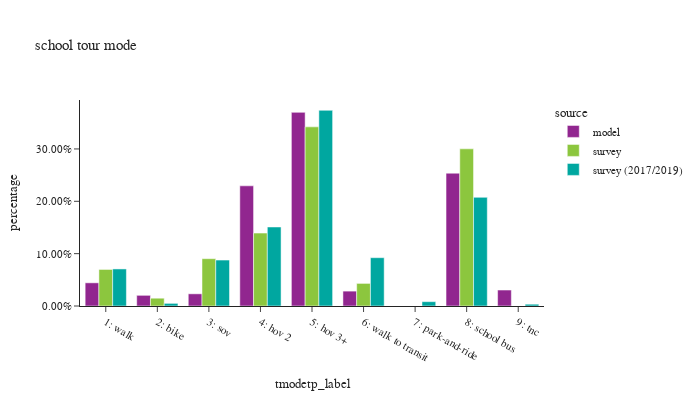

The notebook cell this image was saved under:
### Code cell
df_plot = sc_tour.groupby(['source','tmodetp_label'])['toexpfac'].sum().reset_index()
df_plot['percentage'] = df_plot.groupby(['source'], group_keys=False)['toexpfac']. \
    apply(lambda x: x / float(x.sum()))

df_plot_ct = sc_tour.groupby(['source','tmodetp_label'])['toexpfac'].count().reset_index(). \
    rename(columns={'toexpfac':'sample count'})
df_plot = df_plot.merge(df_plot_ct, on=['source','tmodetp_label'])

fig = px.bar(df_plot.sort_values(by=['source']), x="tmodetp_label", y="percentage", color="source",
             barmode="group",hover_data=['sample count'],title="school tour mode")
fig.update_layout(height=400, width=700, font=dict(size=11),
                  xaxis = dict(dtick = 1, categoryorder='category ascending'),
                  yaxis=dict(tickformat=".2%"))
fig.show()

### Figure 1 — Plotly figure (JSON) as saved in the notebook; plotly's stock layout.template omitted (floating-point values rounded to 4 significant figures)
{"data": [{"alignmentgroup": "True", "customdata": [[25451], [11717], [13366], [131928], [212574], [16335], [145801], [17532]], "hovertemplate": "source=model<br>tmodetp_label=%{x}<br>percentage=%{y}<br>sample count=%{customdata[0]}<extra></extra>", "legendgroup": "model", "marker": {"color": "#91268F", "pattern": {"shape": ""}}, "name": "model", "offsetgroup": "model", "orientation": "v", "showlegend": true, "textposition": "auto", "type": "bar", "x": ["1: walk", "2: bike", "3: sov", "4: hov 2", "5: hov 3+", "6: walk to transit", "8: school bus", "9: tnc"], "xaxis": "x", "y": [0.04429, 0.02039, 0.02326, 0.2296, 0.3699, 0.02842, 0.2537, 0.03051], "yaxis": "y"}, {"alignmentgroup": "True", "customdata": [[156], [55], [201], [96], [46], [26], [71]], "hovertemplate": "source=survey<br>tmodetp_label=%{x}<br>percentage=%{y}<br>sample count=%{customdata[0]}<extra></extra>", "legendgroup": "survey", "marker": {"color": "#8CC63E", "pattern": {"shape": ""}}, "name": "survey", "offsetgroup": "survey", "orientation": "v", "showlegend": true, "textposition": "auto", "type": "bar", "x": ["8: school bus", "6: walk to transit", "5: hov 3+", "4: hov 2", "3: sov", "2: bike", "1: walk"], "xaxis": "x", "y": [0.3002, 0.04317, 0.3422, 0.1393, 0.0904, 0.0149, 0.06982], "yaxis": "y"}, {"alignmentgroup": "True", "customdata": [[190], [37], [114], [284], [449], [288], [3], [250], [12]], "hovertemplate": "source=survey (2017/2019)<br>tmodetp_label=%{x}<br>percentage=%{y}<br>sample count=%{customdata[0]}<extra></extra>", "legendgroup": "survey (2017/2019)", "marker": {"color": "#00A7A0", "pattern": {"shape": ""}}, "name": "survey (2017/2019)", "offsetgroup": "survey (2017/2019)", "orientation": "v", "showlegend": true, "textposition": "auto", "type": "bar", "x": ["1: walk", "2: bike", "3: sov", "4: hov 2", "5: hov 3+", "6: walk to transit", "7: park-and-ride", "8: school bus", "9: tnc"], "xaxis": "x", "y": [0.0708, 0.005047, 0.08779, 0.1509, 0.3738, 0.09229, 0.008288, 0.2076, 0.003447], "yaxis": "y"}], "layout": {"barmode": "group", "font": {"size": 11}, "height": 400, "legend": {"title": {"text": "source"}, "tracegroupgap": 0}, "title": {"text": "school tour mode"}, "width": 700, "xaxis": {"anchor": "y", "categoryorder": "category ascending", "domain": [0.0, 1.0], "dtick": 1, "title": {"text": "tmodetp_label"}}, "yaxis": {"anchor": "x", "domain": [0.0, 1.0], "tickformat": ".2%", "title": {"text": "percentage"}}}}
